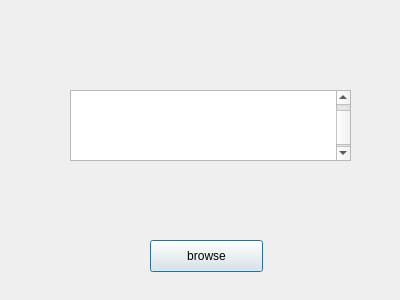
<?xml version="1.0" encoding="UTF-8"?>
<ui version="4.0">
 <class>Dialog</class>
 <widget class="QDialog" name="Dialog">
  <property name="geometry">
   <rect>
    <x>0</x>
    <y>0</y>
    <width>400</width>
    <height>300</height>
   </rect>
  </property>
  <property name="windowTitle">
   <string>Dialog</string>
  </property>
  <widget class="QPushButton" name="browse">
   <property name="geometry">
    <rect>
     <x>150</x>
     <y>240</y>
     <width>113</width>
     <height>32</height>
    </rect>
   </property>
   <property name="text">
    <string>browse</string>
   </property>
  </widget>
  <widget class="QTextEdit" name="result">
   <property name="geometry">
    <rect>
     <x>70</x>
     <y>90</y>
     <width>281</width>
     <height>71</height>
    </rect>
   </property>
   <property name="font">
    <font>
     <pointsize>50</pointsize>
    </font>
   </property>
   <property name="readOnly">
    <bool>true</bool>
   </property>
   <property name="placeholderText">
    <string/>
   </property>
  </widget>
 </widget>
 <resources/>
 <connections/>
</ui>
